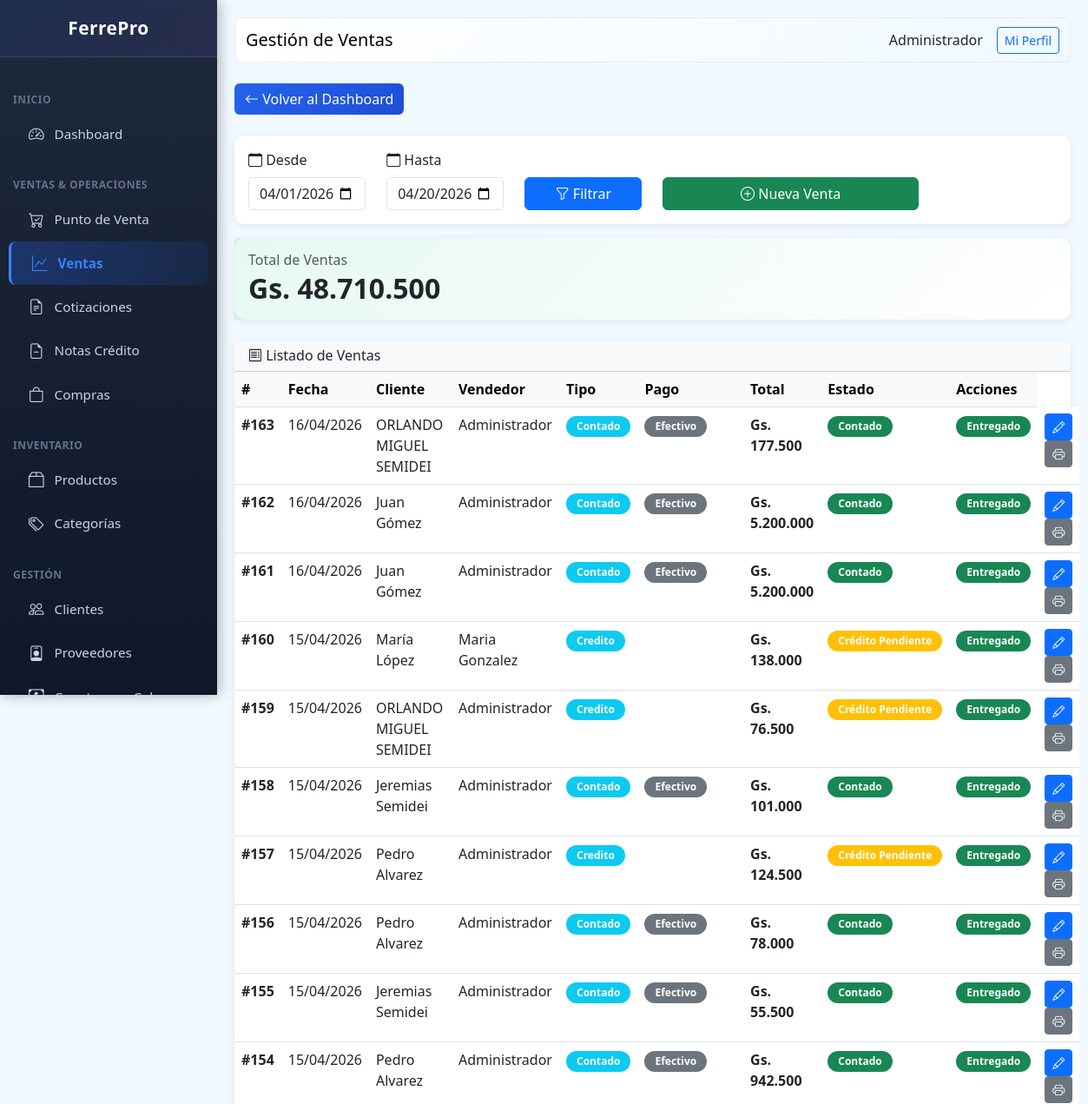
The app's page /public/index.php?page=sales (signed in, upper part), older data.
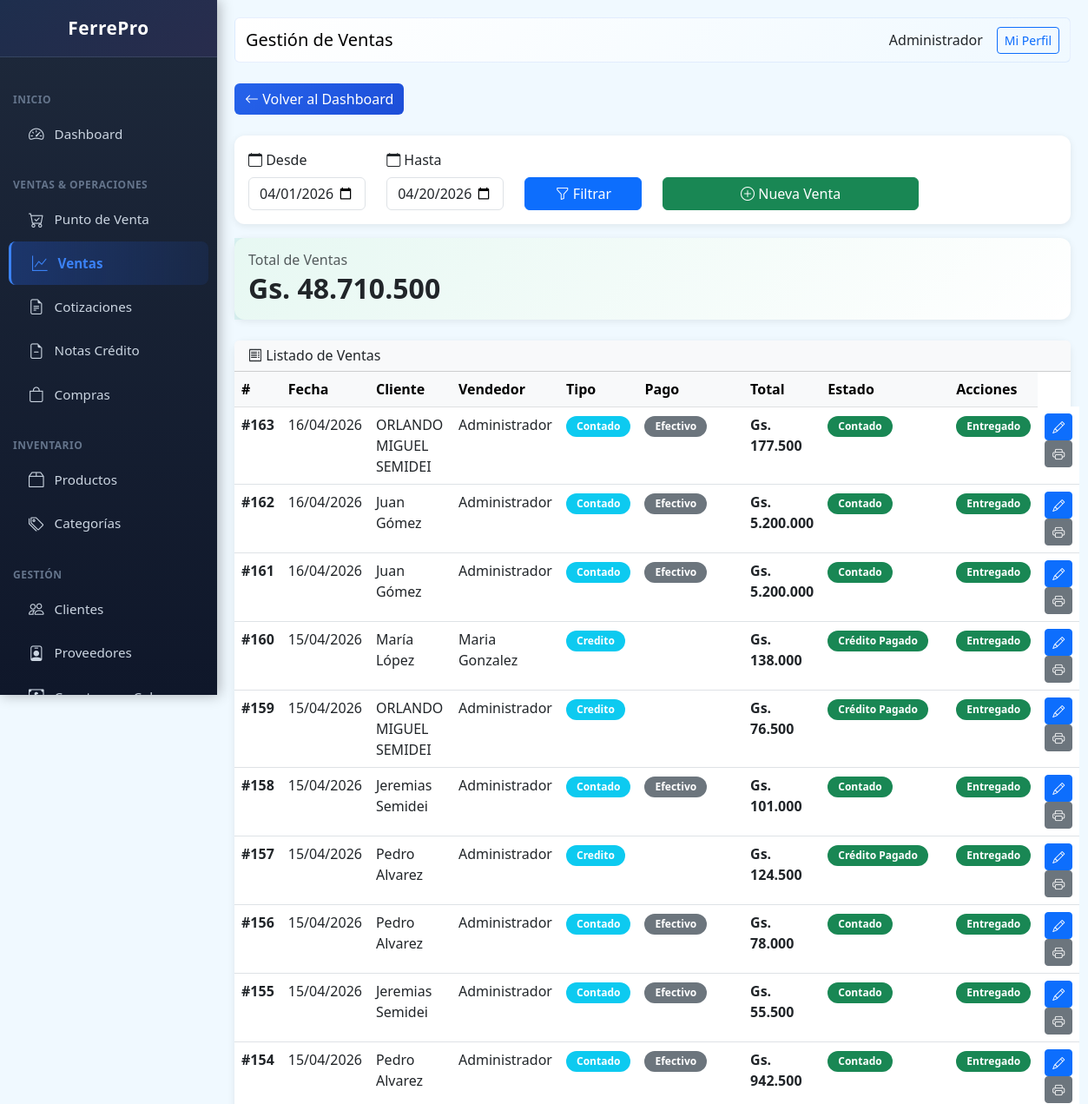
The same page, newer data.
### tables this page shows
CREATE TABLE sales (
                id INTEGER PRIMARY KEY AUTOINCREMENT,
                client_id INTEGER,
                user_id INTEGER,
                type TEXT DEFAULT 'contado',
                status TEXT DEFAULT 'pagada',
                subtotal REAL DEFAULT 0,
                discount REAL DEFAULT 0,
                total REAL DEFAULT 0,
                payment_method TEXT DEFAULT 'efectivo',
                delivery_type TEXT DEFAULT 'mostrador',
                notes TEXT,
                created_at DATETIME DEFAULT CURRENT_TIMESTAMP,
                FOREIGN KEY (client_id) REFERENCES clients(id),
                FOREIGN KEY (user_id) REFERENCES users(id)
            );

CREATE TABLE clients (
                id INTEGER PRIMARY KEY AUTOINCREMENT,
                name TEXT NOT NULL,
                document_type TEXT DEFAULT 'DNI',
                document TEXT,
                phone TEXT,
                email TEXT,
                address TEXT,
                credit_limit REAL DEFAULT 0,
                category TEXT DEFAULT 'minorista',
                balance REAL DEFAULT 0,
                active INTEGER DEFAULT 1,
                created_at DATETIME DEFAULT CURRENT_TIMESTAMP
            , credit_days INTEGER DEFAULT 30);

CREATE TABLE users (
                id INTEGER PRIMARY KEY AUTOINCREMENT,
                name TEXT NOT NULL,
                email TEXT UNIQUE,
                password TEXT NOT NULL,
                role TEXT DEFAULT 'vendedor',
                active INTEGER DEFAULT 1,
                created_at DATETIME DEFAULT CURRENT_TIMESTAMP
            , last_login DATETIME, last_password_change DATETIME, failed_login_attempts INTEGER DEFAULT 0, locked_until DATETIME, two_fa_enabled INTEGER DEFAULT 0, two_fa_secret TEXT);

### class/Database.php (called while the page is built, shortened)
<?php
class Database extends PDO {
    private static $instance = null;
    private function __construct() {
        $dbPath = dirname(__DIR__) . '/storage/ferrepro.db';
        $this->initTables();
    }
    public static function getInstance() {
        if (self::$instance === null) {
            self::$instance = new self();
        }
        return self::$instance;
    }
    private function initTables() {
        $this->seedDefaultData();
    }
    private function seedDefaultData() {
        $stmt = $this->query("SELECT COUNT(*) as count FROM users");
    }
}

### class/Format.php (called while the page is built, shortened)
<?php
class Format {
    public static function money($amount) {
        $amount = floatval($amount);
        return 'Gs. ' . number_format($amount, 0, ',', '.');
    }
    public static function date($date) {
        try {
            $dateObj = new DateTime($date);
            return $dateObj->format('d/m/Y');
        } catch (Exception $e) {
            return 'Fecha inválida';
        }
    }
}

### views/sales/index.php (the view, shortened to what the changed rows need)
<?php
$dateFrom = $_GET['date_from'] ?? date('Y-m-01');
$dateTo = $_GET['date_to'] ?? date('Y-m-d');
$sales = db()->query("
    SELECT s.*, u.name as user_name, c.name as client_name
    FROM sales s
    LEFT JOIN users u ON s.user_id = u.id
    LEFT JOIN clients c ON s.client_id = c.id
    WHERE DATE(s.created_at) >= '$dateFrom' AND DATE(s.created_at) <= '$dateTo'
    ORDER BY s.id DESC
    LIMIT 50
")->fetchAll(PDO::FETCH_ASSOC);
$totalSales = db()->query("SELECT COALESCE(SUM(total), 0) as total FROM sales WHERE DATE(created_at) >= '$dateFrom' AND DATE(created_at) <= '$dateTo'")->fetch(PDO::FETCH_ASSOC);
$content = '
<div class="mb-4">
    <a href="?page=dashboard" class="btn btn-nav-back me-2"><i class="bi bi-arrow-left"></i> Volver al Dashboard</a>
</div>
<div class="card mb-3">
    <div class="card-body">
        <form method="GET" class="row">
            <input type="hidden" name="page" value="sales">
            <div class="col-md-2">
                <label class="form-label"><i class="bi bi-calendar"></i> Desde</label>
                <input type="date" name="date_from" class="form-control" value="' . $dateFrom . '">
            </div>
            <div class="col-md-2">
                <label class="form-label"><i class="bi bi-calendar"></i> Hasta</label>
                <input type="date" name="date_to" class="form-control" value="' . $dateTo . '">
            </div>
            <div class="col-md-2 d-flex align-items-end">
                <button type="submit" class="btn btn-primary w-100"><i class="bi bi-funnel"></i> Filtrar</button>
            </div>
            <div class="col-md-4 d-flex align-items-end">
                <a href="?page=pos" class="btn btn-success w-100"><i class="bi bi-plus-circle"></i> Nueva Venta</a>
            </div>
        </form>
    </div>
</div>
<div class="card mb-4">
    <div class="card-body" style="background: linear-gradient(135deg, rgba(16, 185, 129, 0.1), transparent);">
        <h6 class="text-muted mb-1">Total de Ventas</h6>
        <h3 class="mb-0" style="font-size: 2rem; font-weight: 700;">' . Format::money($totalSales['total']) . '</h3>
    </div>
</div>
<div class="card">
    <div class="card-header bg-light">
        <h6 class="mb-0"><i class="bi bi-receipt"></i> Listado de Ventas</h6>
    </div>
    <div class="card-body p-0">
        <table class="table table-hover mb-0">
            <thead class="table-light">
                <tr>
                    <th>#</th>
                    <th>Fecha</th>
                    <th>Cliente</th>
                    <th>Vendedor</th>
                    <th>Tipo</th>
                    <th>Pago</th>
                    <th>Total</th>
                    <th>Estado</th>
                    <th>Acciones</th>
                </tr>
            </thead>
            <tbody>';
if (empty($sales)) {
    $content .= '<tr><td colspan="10" class="text-center text-muted">No hay ventas</td></tr>';
} else {
    foreach ($sales as $s) {
        $saleType = $s['type'];
        $saleStatus = $s['status'] ?? ($s['type'] === 'contado' ? 'pagada' : 'pendiente');
        $deliveryType = $s['delivery_type'] ?? 'mostrador';
        if ($saleType === 'contado') {
            $statusLabel = 'Contado';
            $statusClass = 'success';
        } else {
            if ($saleStatus === 'pagada') {
                $statusLabel = 'Crédito Pagado';
                $statusClass = 'success';
            } else {
                $statusLabel = 'Crédito Pendiente';
                $statusClass = 'warning';
            }
        }
        if ($deliveryType === 'pendiente') {
            $deliveryLabel = '<a href="?page=sales&action=deliver&id=' . $s['id'] . '" class="badge bg-warning text-decoration-none" title="Clic para marcar como entregado">Pendiente <i class="bi bi-hand-index"></i></a>';
            $deliveryAction = '';
        } else if ($deliveryType === 'delivery') {
            $deliveryLabel = '<span class="badge bg-info">Delivery</span>';
            $deliveryAction = '';
        } else {
            $deliveryLabel = '<span class="badge bg-success">Entregado</span>';
            $deliveryAction = '';
        }
        $content .= '<tr>
            <td><strong>#' . $s['id'] . '</strong></td>
            <td>' . Format::date($s['created_at']) . '</td>
            <td>' . ($s['client_name'] ?? 'Mostrador') . '</td>
            <td>' . $s['user_name'] . '</td>
            <td><span class="badge bg-info">' . ucfirst($s['type']) . '</span></td>
            <td><span class="badge bg-secondary">' . ucfirst($s['payment_method']) . '</span></td>
            <td><strong>' . Format::money($s['total']) . '</strong></td>
            <td><span class="badge bg-' . $statusClass . '">' . $statusLabel . '</span></td>
            <td>' . $deliveryLabel . '</td>
            <td>
                <a href="?page=sales&action=edit&id=' . $s['id'] . '" class="btn btn-sm btn-primary" title="Editar"><i class="bi bi-pencil"></i></a>
                <a href="?page=sales&action=print&id=' . $s['id'] . '" class="btn btn-sm btn-secondary" target="_blank" title="Imprimir"><i class="bi bi-printer"></i></a>
                ' . $deliveryAction . '
            </td>
        </tr>';
    }
}
$content .= '</tbody>
        </table>
    </div>
</div>';

Row changes from the older to the newer data that the page shows:
changed sales "Gs. 138.000": status "Crédito Pendiente" → "Crédito Pagado"
changed sales "Gs. 76.500": status "Crédito Pendiente" → "Crédito Pagado"
changed sales "Gs. 124.500": status "Crédito Pendiente" → "Crédito Pagado"
